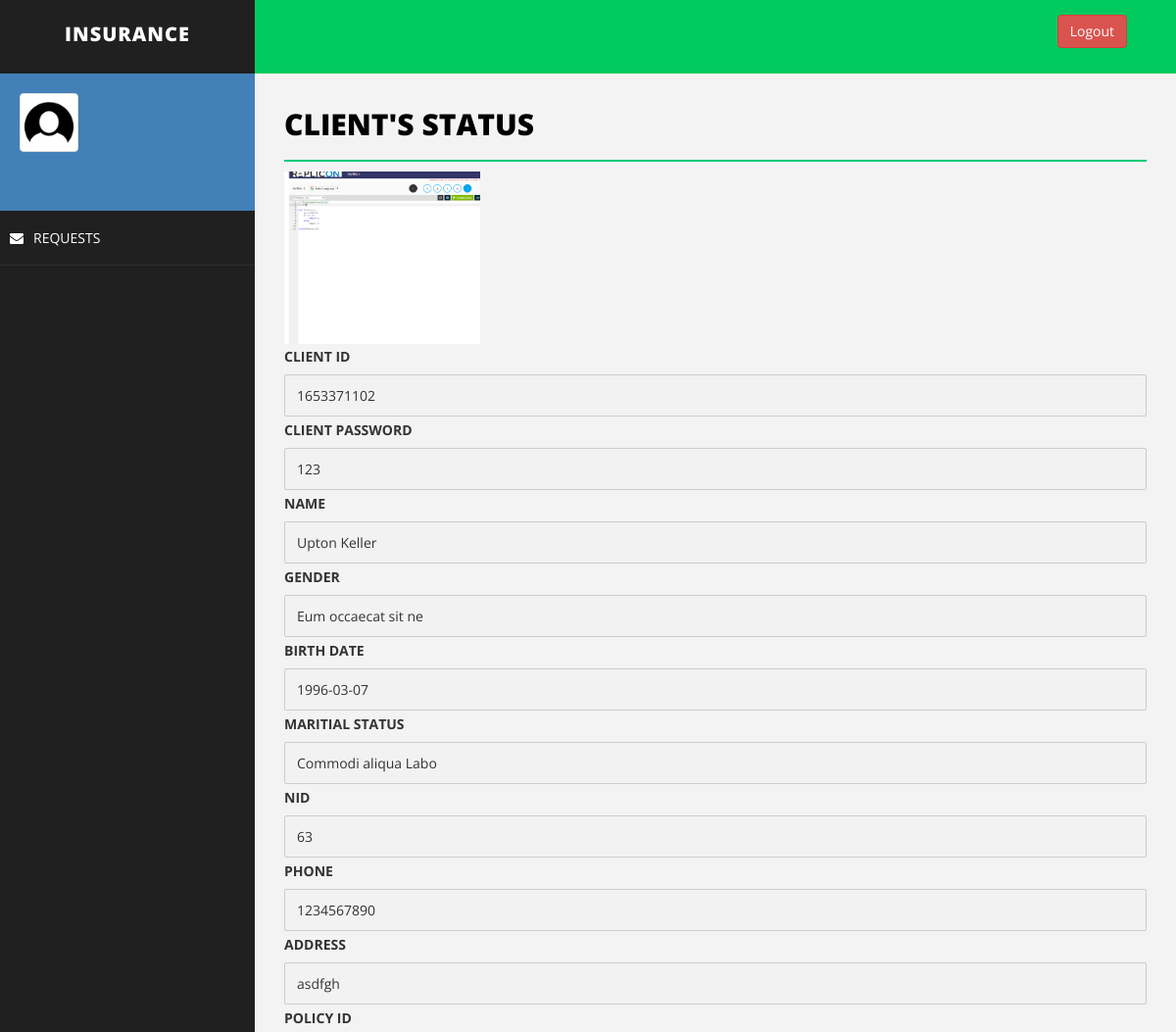
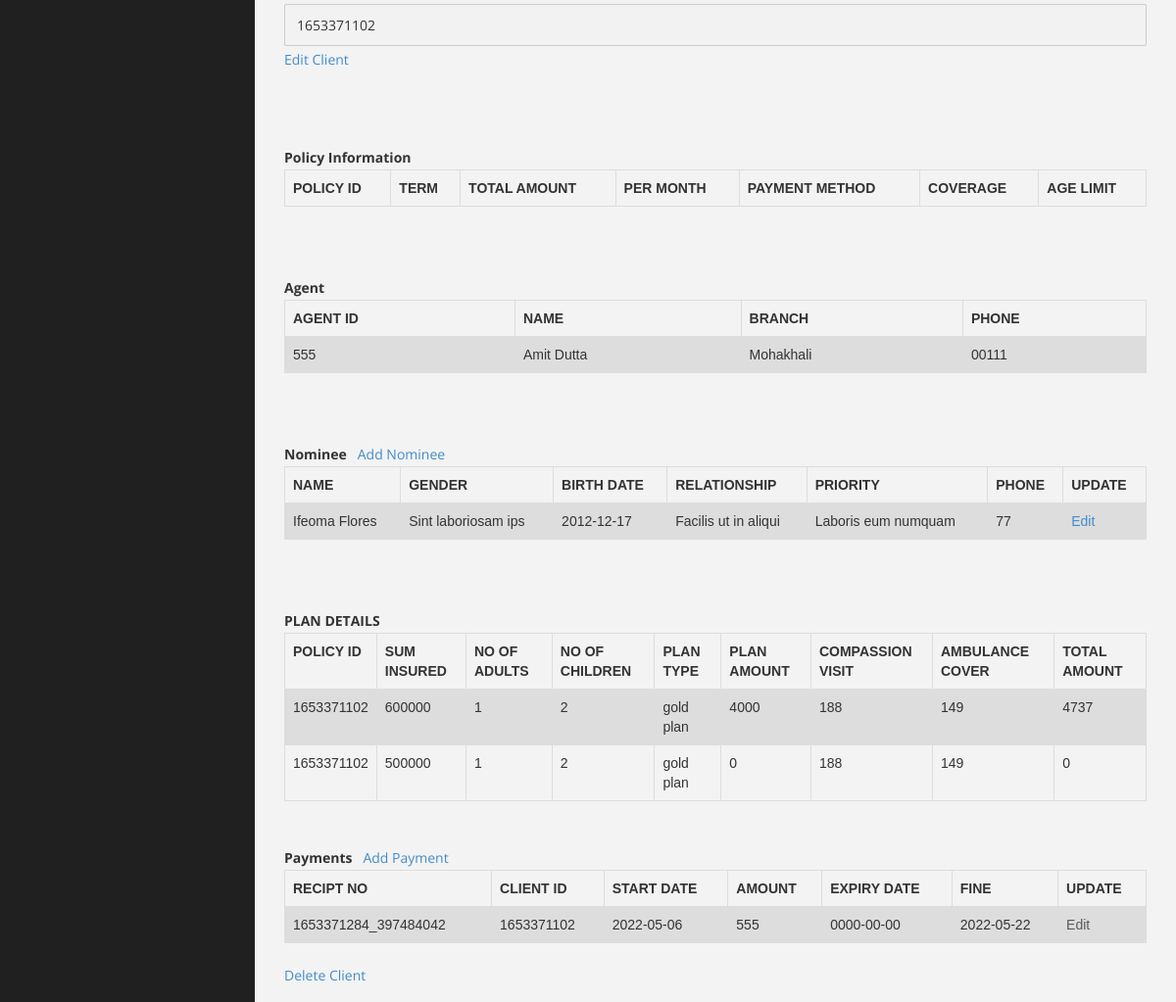
Before: /clientStatus1.php?client_id=1653371102 (signed in) with the older database file (2 pictures, top to bottom).
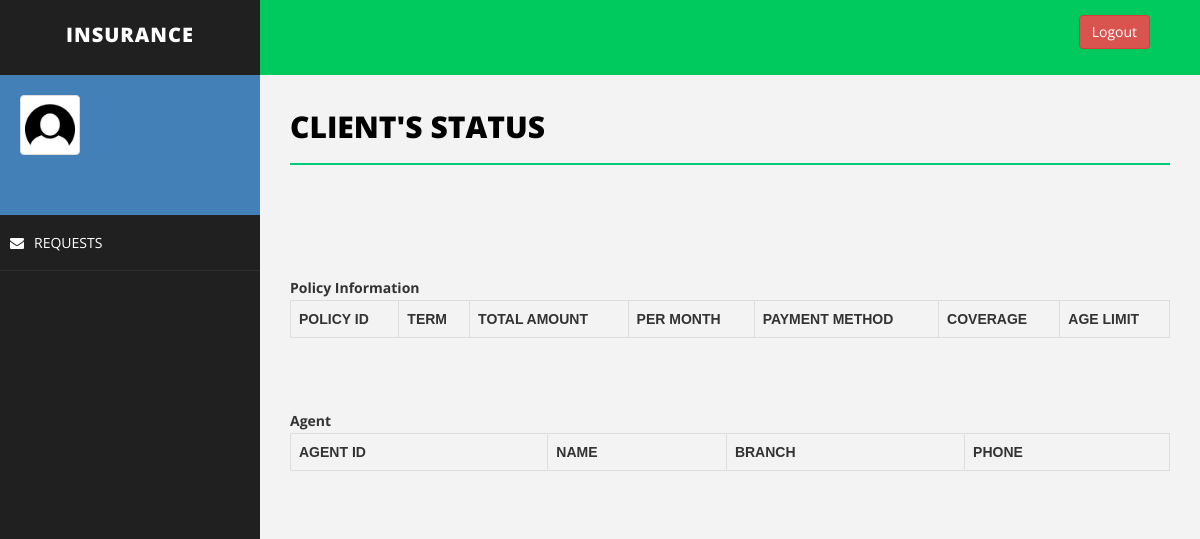
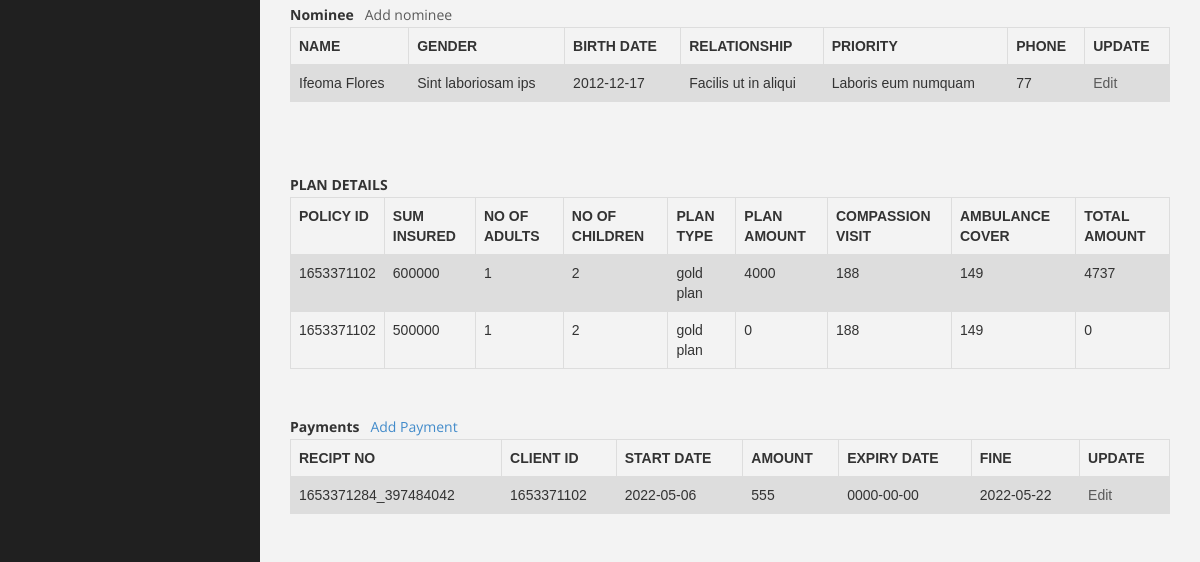
After: the same page with the newer database file (2 pictures, top to bottom).
### tables this page shows
CREATE TABLE `client` (
  `client_id` varchar(200) NOT NULL,
  `client_password` varchar(30) NOT NULL,
  `name` varchar(50) NOT NULL,
  `sex` varchar(20) NOT NULL,
  `birth_date` varchar(20) NOT NULL,
  `marital_status` varchar(20) NOT NULL,
  `nid` varchar(50) NOT NULL,
  `phone` varchar(20) NOT NULL,
  `address` varchar(50) NOT NULL,
  `agent_id` varchar(20) NOT NULL,
  `image` varchar(200) NOT NULL,
  `child1_name` text NOT NULL,
  `child1_gender` text NOT NULL,
  `child1_birth_date` text NOT NULL,
  `child1_national_id` text NOT NULL,
  `child1_relationship` text NOT NULL,
  `child1_priority` text NOT NULL,
  `child1_phone` int(255) NOT NULL,
  `child2_name` text NOT NULL,
  `child2_gender` text NOT NULL,
  `child2_birth_date` text NOT NULL,
  `child2_national_id` text NOT NULL,
  `child2_relationship` text NOT NULL,
  `child2_priority` text NOT NULL,
  `child2_phone` int(255) NOT NULL,
  `father_name` text NOT NULL,
  `father_gender` text NOT NULL,
  `father_birth_date` text NOT NULL,
  `father_national_id` text NOT NULL,
  `father_relationship` text NOT NULL,
  `father_priority` text NOT NULL,
  `father_phone` int(255) NOT NULL,
  `mother_name` text NOT NULL,
  `mother_gender` text NOT NULL,
  `mother_birth_date` text NOT NULL,
  `mother_national_id` text NOT NULL,
  `mother_relationship` text NOT NULL,
  `mother_priority` text NOT NULL,
  `mother_phone` int(255) NOT NULL,
  `start_date` varchar(255) NOT NULL,
  `end_date` varchar(255) NOT NULL,
  `due_date` varchar(255) NOT NULL,
  `policy_id` varchar(255) NOT NULL,
  `due_amount` varchar(255) NOT NULL,
  `shared_location` varchar(255) NOT NULL,
  `adhar_number` varchar(255) NOT NULL
);

CREATE TABLE `agent` (
  `agent_id` varchar(50) NOT NULL,
  `agent_password` varchar(30) NOT NULL,
  `name` varchar(50) NOT NULL,
  `branch` varchar(50) NOT NULL,
  `phone` varchar(50) NOT NULL
);

CREATE TABLE `nominee` (
  `nominee_id` varchar(200) NOT NULL,
  `client_id` varchar(100) NOT NULL,
  `name` varchar(50) NOT NULL,
  `sex` varchar(20) NOT NULL,
  `birth_date` varchar(50) NOT NULL,
  `nid` varchar(50) NOT NULL,
  `relationship` varchar(20) NOT NULL,
  `priority` varchar(20) NOT NULL,
  `phone` varchar(50) NOT NULL
);

CREATE TABLE `plan` (
  `policy_id` int(11) NOT NULL,
  `sum_insured` int(11) NOT NULL,
  `plan_type` varchar(255) NOT NULL,
  `plan_amount` int(11) NOT NULL,
  `adults` int(11) NOT NULL,
  `children` int(11) NOT NULL,
  `compassion_visit` int(11) NOT NULL,
  `ambulance_cover` int(11) NOT NULL,
  `total_amount` int(11) NOT NULL,
  `created_at` date NOT NULL DEFAULT current_timestamp(),
  `id` int(11) NOT NULL
);

CREATE TABLE `payment` (
  `recipt_no` varchar(20) NOT NULL,
  `client_id` varchar(50) NOT NULL,
  `start_date` date NOT NULL,
  `amount` double NOT NULL,
  `expiry_date` date NOT NULL,
  `fine` varchar(50) NOT NULL,
  `agent_id` varchar(30) NOT NULL
);

### clientStatus1.php (the view, shortened to what the changed rows need)
<?php
	include'connection.php';
	$username = $_SESSION["username"];
?>
<!DOCTYPE html>
<html>
<head>
    <link href="assets/css/bootstrap.css" rel="stylesheet" />
    <link href="assets/css/font-awesome.css" rel="stylesheet" />
    <link href="assets/css/basic.css" rel="stylesheet" />
    <link href="assets/css/custom.css" rel="stylesheet" />
</head>
<body>
<div id="wrapper">
        <div id="page-wrapper">
                <div class="row">
                    <div class="col-md-12">
                        <h1 class="page-head-line">Client's Status</h1>
<?php
	if($_SERVER["REQUEST_METHOD"] == "GET"){
		$client_id = $_GET["client_id"];
	}
	$sql = "SELECT * from client where client_id='$client_id'";
	$result = $conn->query($sql);
	$agent_id="";
?>
<?php
	while($row = $result->fetch_assoc()) {
		$images = $row["image"];
?>
			<img class="profile-user-img img-responsive"  width="200px" height="200px" src="<?php echo "../project/uploads/".$images ?>" alt="Client has no profile picture">
<?php
		echo "<label for=\"fname\">CLIENT ID</label>";
	    echo "<input disabled type=\"text\" client_id=\"fname\" name=\"client_id\" placeholder=\"clients id..\" value=\"$row[client_id]\">";
		echo "<label for=\"fname\">CLIENT PASSWORD</label>";
	    echo "<input disabled type=\"text\" client_id=\"fname\" name=\"client_password\" placeholder=\"client password..\" value=\"$row[client_password]\">";
		echo "<label for=\"fname\">NAME</label>";
	    echo "<input disabled type=\"text\" client_id=\"fname\" name=\"name\" placeholder=\"clients Name..\" value=\"$row[name]\">";
		echo "<label for=\"fname\">GENDER</label>";
		echo "<input disabled type=\"text\" client_id=\"fname\" name=\"sex\" placeholder=\"clients gender..\" value=\"$row[sex]\">";
		echo "<label for=\"fname\">BIRTH DATE</label>";
		echo "<input disabled type=\"text\" client_id=\"fname\" name=\"birth_date\" placeholder=\"clients Birth Date..\" value=\"$row[birth_date]\">";
		echo "<label for=\"fname\">MARITIAL STATUS</label>";
		echo "<input disabled type=\"text\" client_id=\"fname\" name=\"marital_status\" placeholder=\"clients Maritial Status..\" value=\"$row[marital_status]\">";
		echo "<label for=\"fname\">NID</label>";
		echo "<input disabled type=\"text\" client_id=\"fname\" name=\"nid\" placeholder=\"clients NID..\" value=\"$row[nid]\">";
		echo "<label for=\"fname\">PHONE</label>";
		echo "<input disabled type=\"text\" client_id=\"fname\" name=\"phone\" placeholder=\"clients Phone..\" value=\"$row[phone]\">";
		echo "<label for=\"fname\">ADDRESS</label>";
		echo "<input disabled type=\"text\" client_id=\"fname\" name=\"address\" placeholder=\"clients Address..\" value=\"$row[address]\">";
		echo "<label for=\"fname\">POLICY ID</label>";
		echo "<input disabled type=\"text\" client_id=\"fname\" name=\"policy_id\" placeholder=\"policy id..\" value=\"$row[client_id]\">";
		$client_id      = $row["client_id"];
		$agent_id  = $row["agent_id"];
		$agent_id = $row["agent_id"];
		echo "<a href='editClient.php?client_id=".$client_id."'>Edit Client</a>\n";
    }
		echo "<br>\n";
	    echo "<br>\n";
	echo "<table class=\"table\">\n";
    echo "  <tr>\n";
    echo "    <th>POLICY ID</th>\n";
    echo "    <th>TERM</th>\n";
    echo "    <th>TOTAL AMOUNT</th>\n";
    echo "    <th>PER MONTH</th>\n";
	echo "    <th>PAYMENT METHOD</th>\n";
    echo "    <th>COVERAGE</th>\n";
    echo "    <th>AGE LIMIT</th>\n";
    echo "  </tr>\n";
echo '</div>';
	echo "<br>\n";
	echo "<br>\n";
	$sql = "SELECT * FROM agent where agent_id='$agent_id'";
	$result = $conn->query($sql);
	echo "<table class=\"table\">\n";
    echo "  <tr>\n";
    echo "    <th>AGENT ID</th>\n";
    echo "    <th>NAME</th>\n";
    echo "    <th>BRANCH</th>\n";
    echo "    <th>PHONE</th>\n";
    echo "  </tr>";
	if ($result->num_rows > 0) {
	while($row = $result->fetch_assoc()) {
		echo "<tr>\n";
		echo "    <td>".$row["agent_id"]."</td>\n";
		echo "    <td>".$row["name"]."</td>\n";
		echo "    <td>".$row["branch"]."</td>\n";
		echo "    <td>".$row["phone"]."</td>\n";
		echo "  </tr>";
	}
	}
	$sql = "SELECT * FROM nominee where client_id='$client_id'";
	$result = $conn->query($sql);
	echo "<table class=\"table\">\n";
    echo "  <tr>\n";
    echo "    <th>NAME</th>\n";
    echo "    <th>GENDER</th>\n";
    echo "    <th>BIRTH DATE</th>\n";
	echo "    <th>RELATIONSHIP</th>\n";
	echo "    <th>PRIORITY</th>\n";
    echo "    <th>PHONE</th>\n";
	echo "    <th>UPDATE</th>\n";
    echo "  </tr>";
	if ($result->num_rows > 0) {
	while($row = $result->fetch_assoc()) {
		echo "<tr>\n";
		echo "    <td>".$row["name"]."</td>\n";
		echo "    <td>".$row["sex"]."</td>\n";
		echo "    <td>".$row["birth_date"]."</td>\n";
		echo "    <td>".$row["relationship"]."</td>\n";
		echo "    <td>".$row["priority"]."</td>\n";
		echo "    <td>".$row["phone"]."</td>\n";
		if($agent_id == $username || "ahmed" == $username){
			echo "<td>"."<a href='editNominee.php?nominee_id=".$row["nominee_id"]. "'>Edit</a>"."</td>\n";
		}else {
			echo "<td>"."<a class=\"dis\" href='editNominee.php?nominee_id=".$row["nominee_id"]. "'>Edit</a>"."</td>\n";
		}
		echo "  </tr>";
	}
	}
	echo '<b>Nominee</b>'; echo '&nbsp';echo '&nbsp';echo '&nbsp';
	if($agent_id== $username || "ahmed" == $username){
			echo "<a href='addNominee.php?client_id=".$c_id. "'>Add Nominee</a>";
		}else {
			echo "<a class=\"dis\" href='addNominee.php?client_id=".$client_id. "'>Add nominee</a>";
		}
	$sql = "SELECT * FROM plan where policy_id='$client_id'";
	$result = $conn->query($sql);
	echo "<table class=\"table\">\n";
    echo "  <tr>\n";
    echo "    <th>POLICY ID</th>\n";
    echo "    <th>SUM INSURED</th>\n";
    echo "    <th>NO OF ADULTS</th>\n";
	echo "    <th>NO OF CHILDREN</th>\n";
	echo "    <th>PLAN TYPE</th>\n";
    echo "    <th>PLAN AMOUNT</th>\n";
	echo "    <th>COMPASSION VISIT</th>\n";
	echo "    <th>AMBULANCE COVER</th>\n";
	echo "    <th>TOTAL AMOUNT</th>\n";
    echo "  </tr>";
	if ($result->num_rows > 0) {
	while($row = $result->fetch_assoc()) {
		echo "<tr>\n";
		echo "    <td>".$row["policy_id"]."</td>\n";
		echo "    <td>".$row["sum_insured"]."</td>\n";
		echo "    <td>".$row["adults"]."</td>\n";
		echo "    <td>".$row["children"]."</td>\n";
		echo "    <td>".$row["plan_type"]."</td>\n";
		echo "    <td>".$row["plan_amount"]."</td>\n";
		echo "    <td>".$row["compassion_visit"]."</td>\n";
		echo "    <td>".$row["ambulance_cover"]."</td>\n";
		echo "    <td>".$row["total_amount"]."</td>\n";
		echo "  </tr>";
	}
	}
	echo '<b>PLAN DETAILS</b>'; echo '&nbsp';echo '&nbsp';echo '&nbsp';
	$sql = "SELECT * FROM payment where client_id='$client_id'";
	$result = $conn->query($sql);
	echo "<table class=\"table\">\n";
    echo "  <tr>\n";
    echo "    <th>RECIPT NO</th>\n";
    echo "    <th>CLIENT ID</th>\n";
    echo "    <th>START DATE</th>\n";
    echo "    <th>AMOUNT</th>\n";
	echo "    <th>EXPIRY DATE</th>\n";
    echo "    <th>FINE</th>\n";
	echo "    <th>UPDATE</th>\n";
    echo "  </tr>";
	echo "<br>\n";
	if ($result->num_rows > 0) {
	while($row = $result->fetch_assoc()) {
		echo "<tr>\n";
		echo "    <td>".$row["recipt_no"]."</td>\n";
		echo "    <td>".$row["client_id"]."</td>\n";
		echo "    <td>".$row["start_date"]."</td>\n";
		echo "    <td>".$row["amount"]."</td>\n";
		echo "    <td>".$row["expiry_date"]."</td>\n";
		echo "    <td>".$row["fine"]."</td>\n";
		if($row["agent_id"]== $username || "ahmed" == $username){
			echo "<td>"."<a href='editPayment.php?recipt_no=".$row["recipt_no"]. "'>Edit</a>"."</td>\n";
		}else {
			echo "<td>"."<a class=\"dis\" href='editPayment.php?recipt_no=".$row["recipt_no"]. "'>Edit</a>"."</td>\n";
		}
		echo "  </tr>";
	}
	}
	echo "</table>\n";
	if($agent_id== $username || "ahmed" == $username){
			echo "<td>"."<a href='deleteClient.php?client_id=".$client_id. "'>Delete Client</a>"."</td>\n";
		}else {
		}
?>
                </div>
        </div>
    </div>
</body>
</html>

Changed rows visible on the page:
removed client: image (picture), client_id "1653371102", client_password "123", name "Upton Keller", sex "Eum occaecat sit ne", birth_date "1996-03-07", marital_status "Commodi aliqua Labo", nid "63", phone "1234567890", address "asdfgh", policy_id "1653371102"
no longer on this page (row unchanged): agent: agent_id "555", name "Amit Dutta", branch "Mohakhali", phone "00111"
Other visible differences:
text no longer shown: "Add Nominee Delete Client"
text now shown: "Add nominee"
